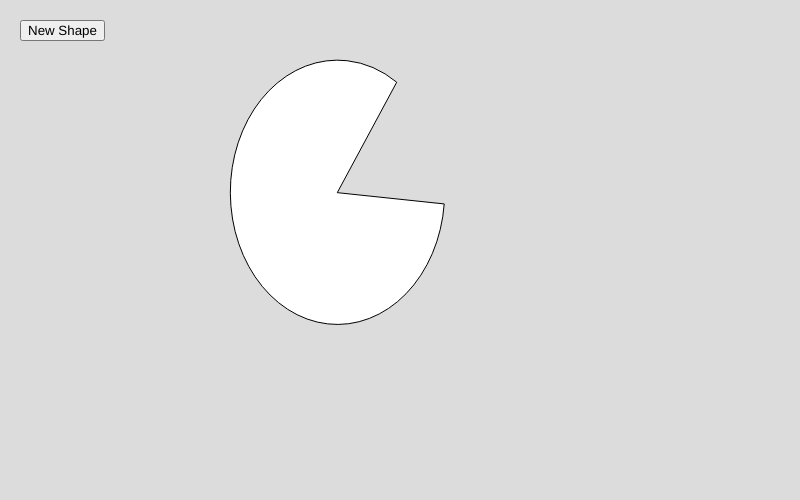
Frame 1 (no input)
Frame 2 (the mouse pressed at the canvas centre, redrawn once): identical to frame 1, image omitted

The p5.js sketch that drew this single still picture (run headless with seeded random() and noise() and a simulated clock; the mouse was pressed at the canvas centre and the sketch redrawn once):

// p5.js sketch
// ── sketch.js
var x;
var y;
var size;
var number;

function setup() {
  createCanvas(800, 500);
  background(220);
  noLoop();
  rectMode(CENTER);
  x = width/2;
  y = height/2;

  let newShape = createButton("New Shape");
  newShape.position(20,20);
  newShape.mousePressed(generateNewShape);
  generateNewShape();
}

function generateNewShape(){
  background(220);
  size = random(125,250);
  number = random(100,200);
  x = random(300,350);
  y = random(175,225);
  let choice = floor(random(5));
  if(choice === 0){
    square(x,y,size);
  }
  if(choice === 1){
    circle(x,y,size);
  }
  if(choice === 2){
    rect(x,y,size,size+50);
  }
  if(choice === 3){
    beginShape();
    vertex(x,y-size/2);
    vertex(x+random(size/4,size/2),y+size/2);
    vertex(x-random(size/4,size/2),y+size/2);
    endShape();
  }
  if(choice === 4){
    let startAngle = random(0,360);
    let stopAngle = startAngle + random(90,180);
    arc(x, y, size, size+50, startAngle, stopAngle, PIE);
  }
}

function draw() {
  
}
